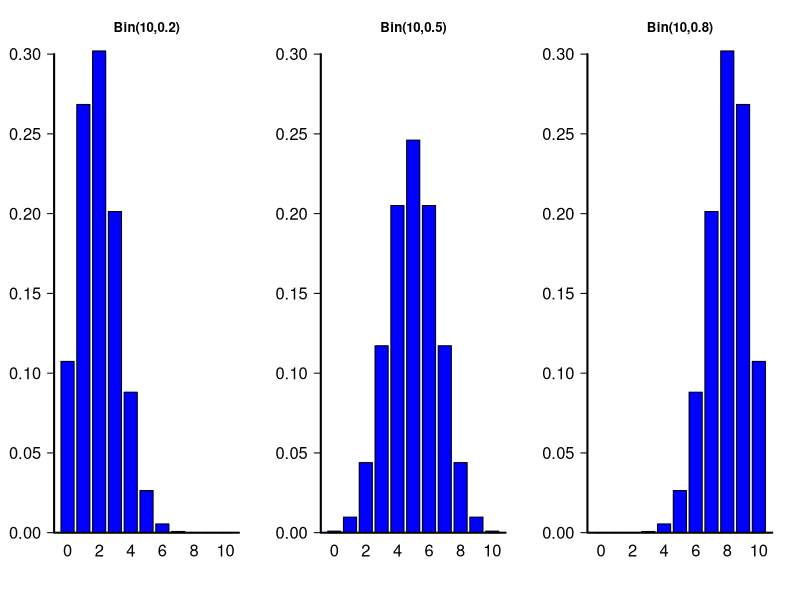
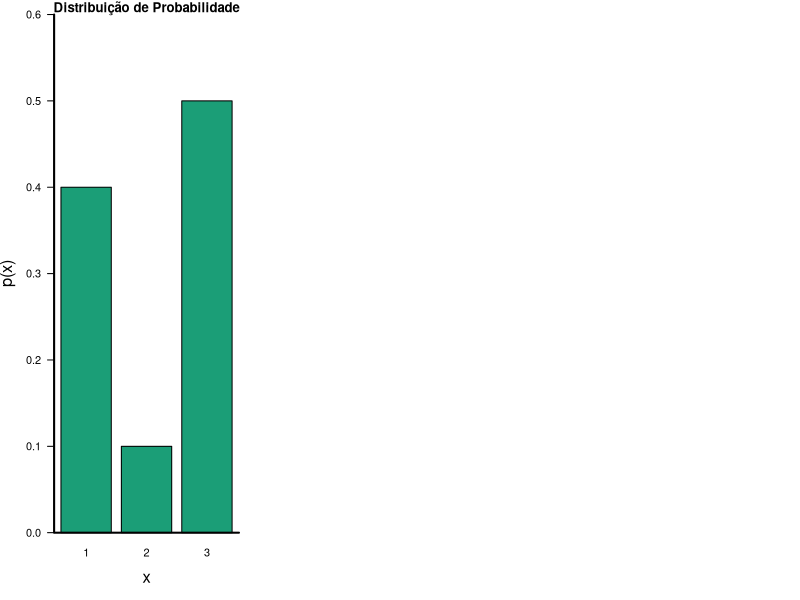
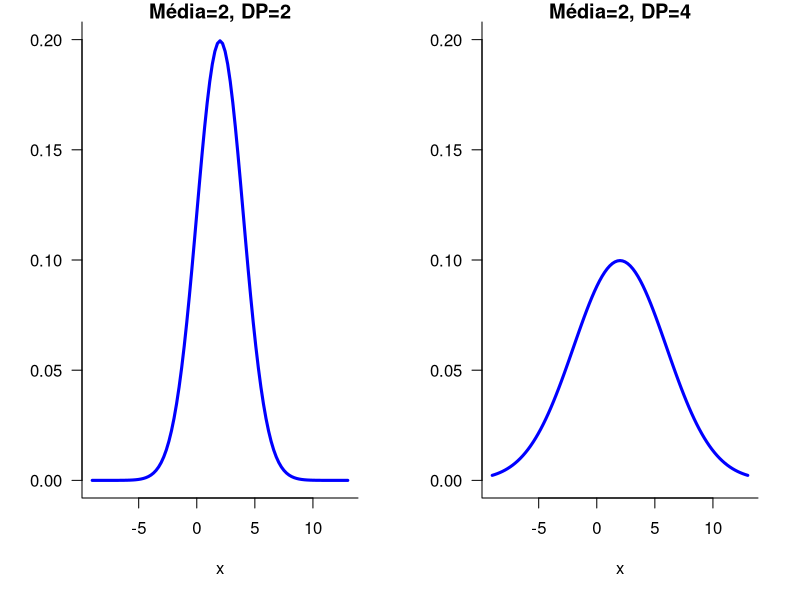
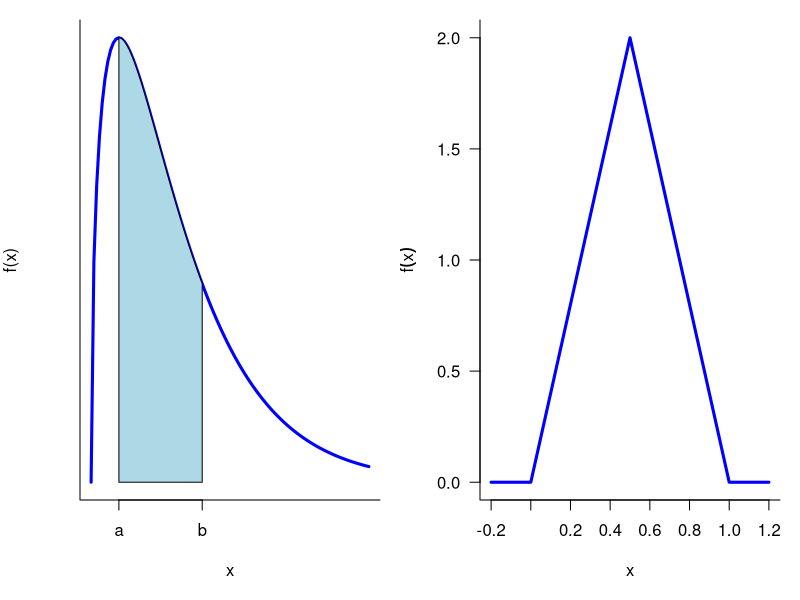
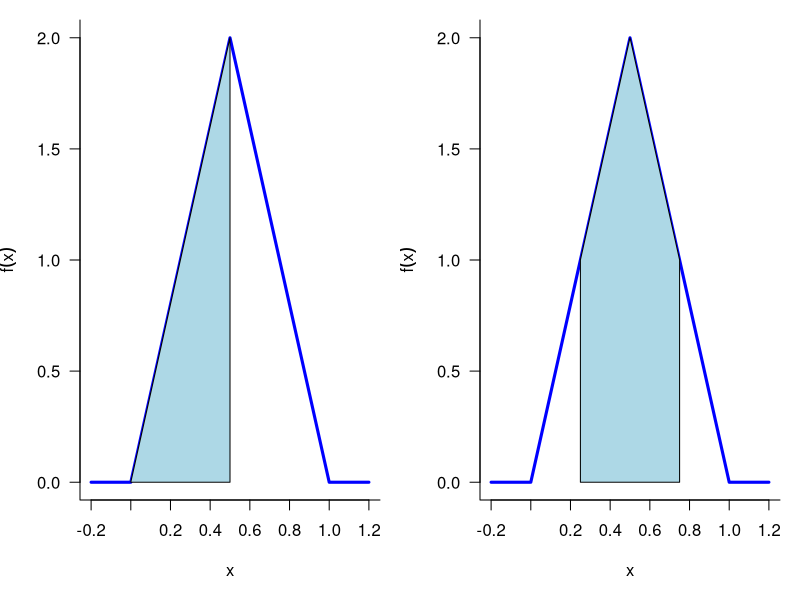
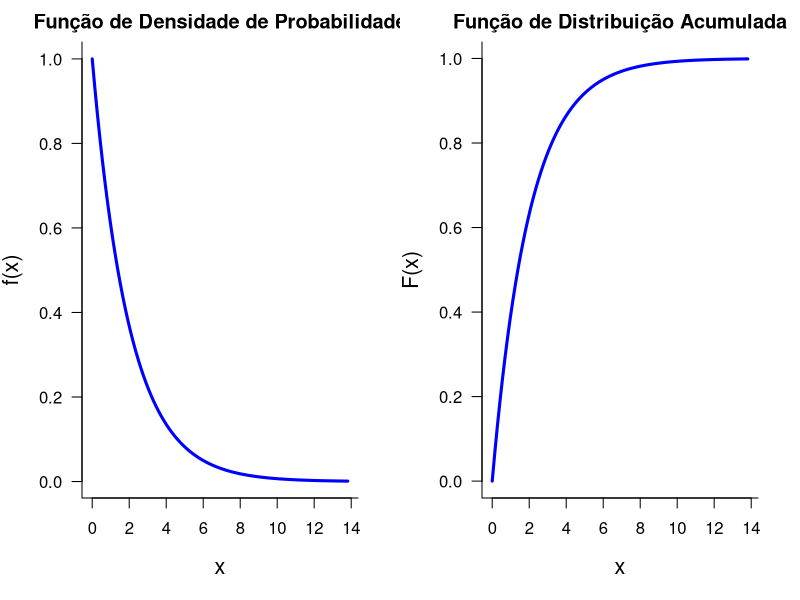

Write R code to recreate these figures, in order.
## ---- chunk 1
binomial <- function(n, ...){
  ps <- c(.2, .5, .8)
  x <- 0:n
  par(mfrow=c(1, 3))
  for(i in 1:3){
    px <- dbinom(x, size=n, prob=ps[i])
    barplot(px, names.arg=0:n, col="blue", main=paste("Bin(", n, ",",  ps[i], ")", sep=""), 
            cex.lab=2, cex.axis=1.5, cex.names=1.5, las=1, ...)
    box(bty="l", lwd=2)
  }
}
binomial(10, ylim=c(0, .3))
## binomial(10)
## binomial(30)
## ---- chunk 2
library(RColorBrewer)
mycol <- brewer.pal(8,"Dark2")

p <- c(.4,.1,.5)
par(mar=c(5, 4, 1, 2) + .1)
barplot(p, names.arg=1:3, col=mycol[1], ylim=c(0, .6), ylab="p(x)", xlab="x",
        main="Distribuição de Probabilidade", cex.lab=1.5, cex.axis=1,
        cex.names=1, las=1)
box(bty="l", lwd=2)
## ---- chunk 3
# http://rgraphgallery.blogspot.com.br/2013/04/shaded-normal-curve.html
par(mfrow=c(1, 2))
 curve(dnorm(x, mean=2, sd=2), xlim=c(-9, 13), ylim=c(0,.2), 
       main="Média=2, DP=2", ylab=" ", lwd=3, col="blue", las=1, bty="l")
 
 curve(dnorm(x, mean=2, sd=4), xlim=c(-9, 13), ylim=c(0, .2), 
       main="Média=2, DP=4", ylab=" ", lwd=3, col="blue", las=1, bty="l")
## ---- chunk 4
a=1
b=4
codx <- c(a,seq(a, b, 0.01), b)
cody <- c(0, dchisq(seq(a, b, 0.01), df=3), 0)
par(mar = c(5, 4, 1, 1))
curve(dchisq(x, df=3), xlim=c(0, 10), main="", ylab="f(x)", xlab="x", xaxt='n', yaxt='n',
      col="blue", lwd=3, bty="l")
axis(1, at=c(a,b), labels=c(letters[1:2])) 
polygon(codx, cody, col='lightblue')
## ---- chunk 5
tri <- function(x, a=0, b=1, C=4)
{
  m <- 1/2
  tmp1 <- ifelse(x>=a & x<m , C*x, 0)
  tmp2 <- ifelse(x >=m & x <=1, C*(1-x), 0)
  fx <- tmp1 + tmp2
  return(fx)
}
x <- seq(from = -.2, to = 1.2, by = 0.001)
par(mar = c(5, 4, 1, 1))
plot(x, tri(x), type = "l", lty = 1, col="blue", ylab = expression(f(x)),
     lwd=3, las=1, bty="l")
## ---- chunk 6
par(mar = c(5, 4, 1, 1))
plot(x, tri(x), type = "l", lty = 1, col="blue", ylab = expression(f(x)), lwd=3, las=1, bty="l")
a=0
b=1/2
codx <- c(a, seq(a, b, 0.01), b)
cody <- c(0, tri(seq(a, b, 0.01)), 0)
#axis(1, at=c(a, b)) 
polygon(codx, cody, col='lightblue')
## ---- chunk 7
par(mar = c(5, 4, 1, 1))
plot(x, tri(x), type = "l", lty = 1, col="blue", ylab = expression(f(x)), lwd=3, las=1, bty="l")
a=1/4
b=3/4
codx <- c(a, seq(a, b, 0.01), b)
cody <- c(0, tri(seq(a, b, 0.01)), 0)
#axis(1, at=c(a, b)) 
polygon(codx, cody, col='lightblue')
## ---- chunk 8
lambda = .5
maxi = qexp(rate=lambda,.999)
par(mar=c(5, 4, 2, 2) + .1)
curve(exp(-lambda*x), 0, maxi, xlab = "x", ylab = "f(x)", type = "l", bty="l", las=1, col="blue", lwd=3, cex.lab=1.3, main="Função de Densidade de Probabilidade")

par(mar=c(5, 4, 2, 2) + .1)
curve(1-exp(-lambda*x), 0, maxi, xlab = "x", ylab = "F(x)", type = "l", bty="l", las=1, col="blue", lwd=3, cex.lab=1.3, main="Função de Distribuição Acumulada")
